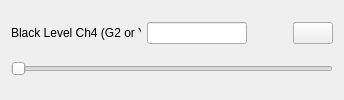
                      <widget class="QWidget" name="tab_4">
                       <attribute name="title">
                        <string>Ch. 4</string>
                       </attribute>
                       <layout class="QVBoxLayout" name="verticalLayout_23">
                        <item>
                         <layout class="QHBoxLayout" name="horizontalLayout_22">
                          <item>
                           <widget class="QLabel" name="L_Black4">
                            <property name="minimumSize">
                             <size>
                              <width>120</width>
                              <height>0</height>
                             </size>
                            </property>
                            <property name="maximumSize">
                             <size>
                              <width>130</width>
                              <height>16777215</height>
                             </size>
                            </property>
                            <property name="text">
                             <string>Black Level Ch4 (G2 or Y):</string>
                            </property>
                           </widget>
                          </item>
                          <item>
                           <widget class="QLineEdit" name="LE_Black_4">
                            <property name="maximumSize">
                             <size>
                              <width>100</width>
                              <height>16777215</height>
                             </size>
                            </property>
                           </widget>
                          </item>
                          <item>
                           <spacer name="horizontalSpacer_9">
                            <property name="orientation">
                             <enum>Qt::Horizontal</enum>
                            </property>
                            <property name="sizeHint" stdset="0">
                             <size>
                              <width>40</width>
                              <height>20</height>
                             </size>
                            </property>
                           </spacer>
                          </item>
                          <item>
                           <widget class="QPushButton" name="B_BlackOrig_4">
                            <property name="minimumSize">
                             <size>
                              <width>0</width>
                              <height>0</height>
                             </size>
                            </property>
                            <property name="maximumSize">
                             <size>
                              <width>40</width>
                              <height>16777215</height>
                             </size>
                            </property>
                            <property name="text">
                             <string/>
                            </property>
                            <property name="icon">
                             <iconset resource="icons.qrc">
                              <normaloff>:/Icons/curved.ico</normaloff>:/Icons/curved.ico</iconset>
                            </property>
                           </widget>
                          </item>
                         </layout>
                        </item>
                        <item>
                         <widget class="QSlider" name="SD_Black_4">
                          <property name="minimum">
                           <number>0</number>
                          </property>
                          <property name="maximum">
                           <number>32000</number>
                          </property>
                          <property name="value">
                           <number>0</number>
                          </property>
                          <property name="sliderPosition">
                           <number>0</number>
                          </property>
                          <property name="orientation">
                           <enum>Qt::Horizontal</enum>
                          </property>
                         </widget>
                        </item>
                       </layout>
                       <zorder></zorder>
                       <zorder>SD_Black_4</zorder>
                      </widget>
